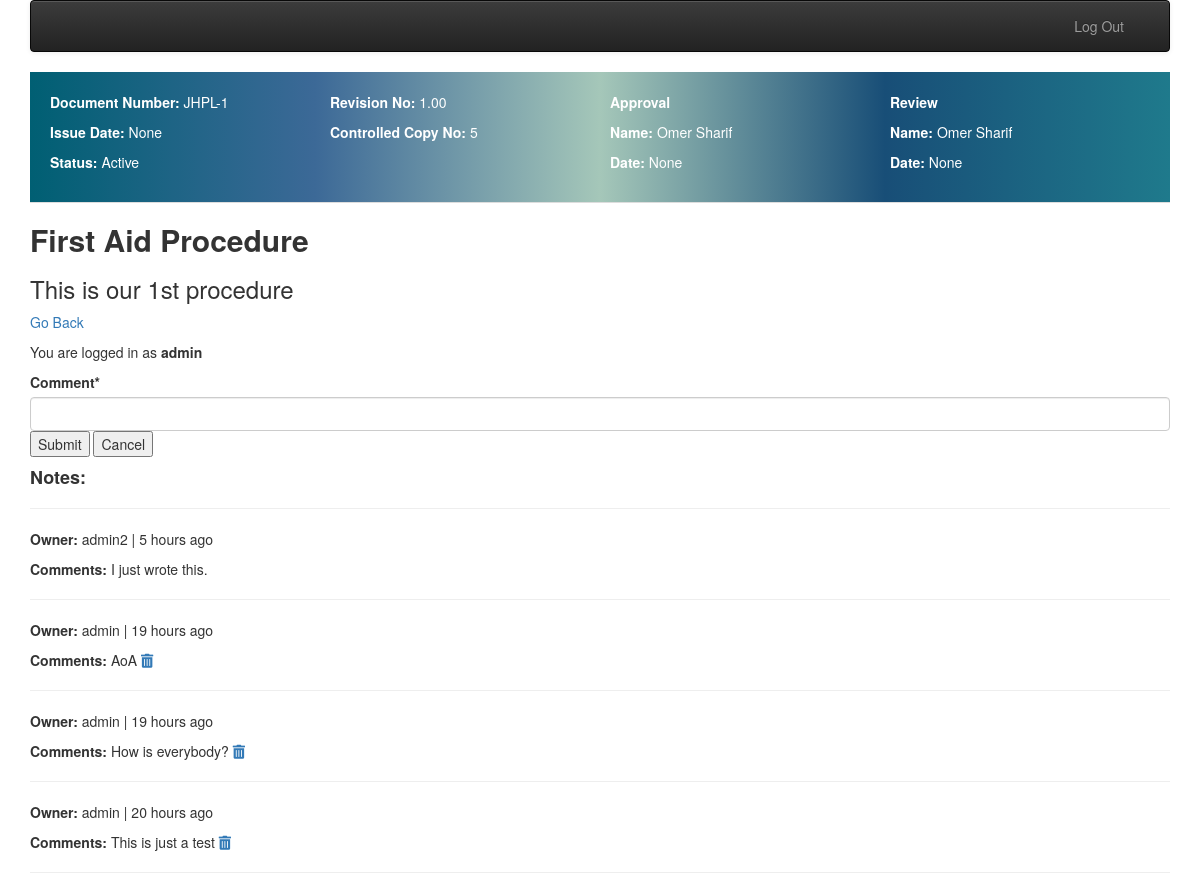
The app's page /jhpl-ims/procedures/1 (signed in, upper part), older data.
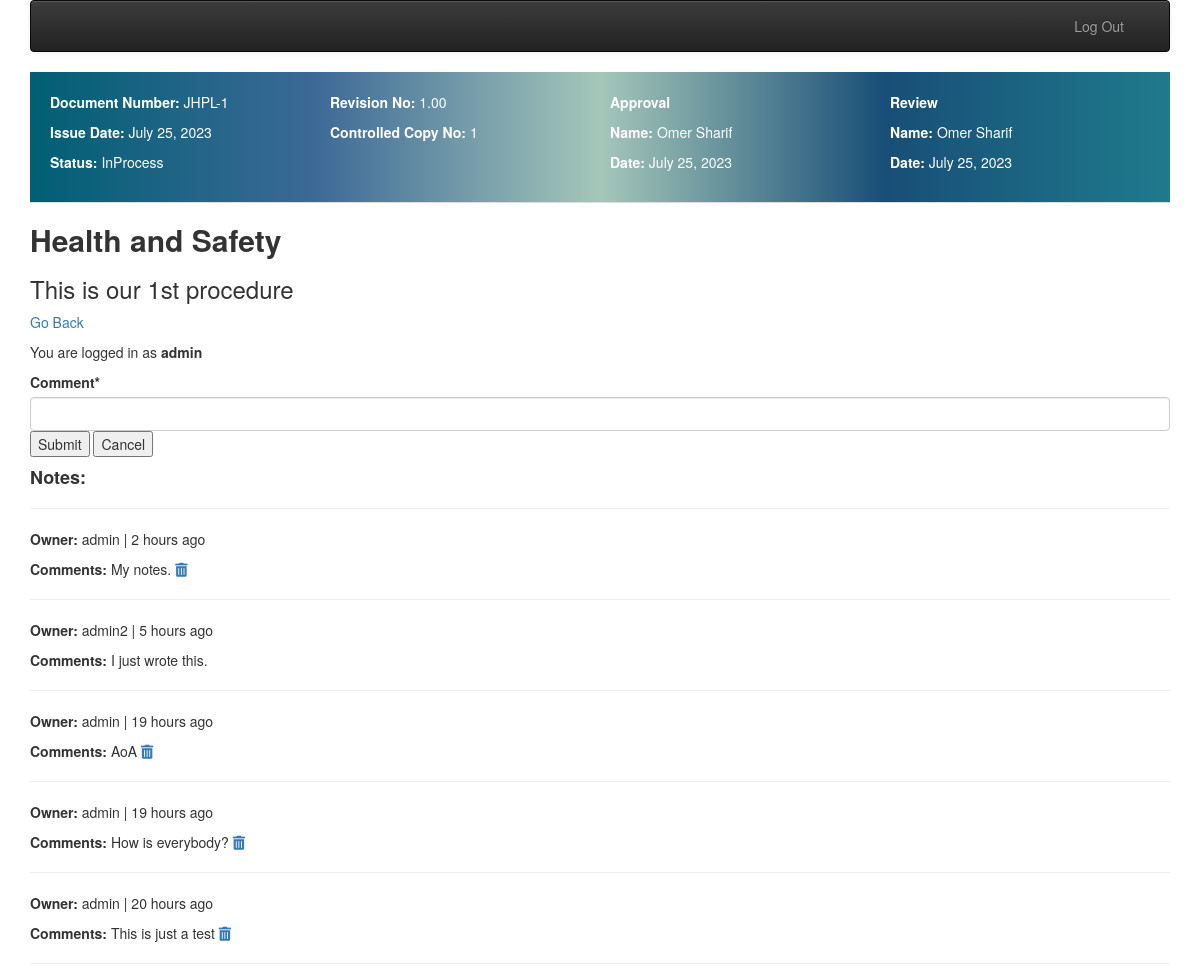
The same page, newer data.
### jhpl_ims/models.py (models this page shows, shortened)
class jhpl_ims_masterlist(models.Model):
    STATUS_SELECT = [
        ("Active", "Active"),
        ("Obsolete", "Obsolete"),
        ("InProcess", "InProcess"),
        ]
    ims_masterlist_id = models.AutoField(primary_key=True)
    owner = models.ForeignKey(settings.AUTH_USER_MODEL, on_delete=models.CASCADE)
    doc_num = models.CharField(max_length=200, null = False, blank= False)
    doc_title = models.CharField(max_length=200, null=True, blank=True)
    rev_num = models.DecimalField(max_digits=7, decimal_places=2, null=True)
    issue_date = models.DateField(null=True, blank=True)
    status = models.CharField(max_length=9, choices=STATUS_SELECT)
    reviewed_by = models.ForeignKey("doc_controller", on_delete=models.CASCADE, related_name="jhpl_reviewed_by",null= True,blank = True)
    reviewed_date = models.DateField(null=True, blank=True)
    approved_by = models.ForeignKey("doc_controller", on_delete=models.CASCADE, related_name="jhpl_approved_by",null= True,blank= True)
    approved_date = models.DateField(null=True, blank=True)
    control_copy_num = models.IntegerField(null=True, blank=True)
    created_at = models.DateTimeField(auto_now=True)
    updated_at = models.DateTimeField(auto_now=True)

class doc_controller(models.Model):
    doc_controller_id = models.AutoField(primary_key=True)
    owner = models.ForeignKey(settings.AUTH_USER_MODEL,on_delete=models.CASCADE)
    name = models.CharField(max_length=100, null=True, blank=True)
    created_at = models.DateTimeField(auto_now=True)
    updated_at = models.DateTimeField(auto_now=True)
    def __str__(self):
        return self.name

class notes(models.Model):
    notes_id = models.AutoField(primary_key=True)
    owner = models.ForeignKey(settings.AUTH_USER_MODEL, on_delete=models.CASCADE)
    large_text_body = models.TextField()
    jhpl_ims_masterlist_key = models.ForeignKey("jhpl_ims_masterlist", on_delete=models.CASCADE)
    created_at = models.DateTimeField(auto_now=True)
    updated_at = models.DateTimeField(auto_now=True)

### jhpl_ims/views.py (the view)
# urls.py: path('procedures/<int:pk>', views.procedures.as_view(), name='procedures'),
class procedures(LoginRequiredMixin, View):
    def get(self, request, pk):
        master_list = jhpl_ims_masterlist.objects.filter(ims_masterlist_id=pk)
        notes_list = notes.objects.filter(
            jhpl_ims_masterlist_key=pk).order_by('-updated_at')
        comment_form = CommentForm()
        ctx = {'master_list': master_list,
               'notes_list': notes_list, 'comment_form': comment_form}
        if pk == 1:
            return render(request, 'jhpl_ims/sop_one.html', ctx)
        elif pk == 2:
            return render(request, 'jhpl_ims/sop_two.html', ctx)
        elif pk == 3:
            return render(request, 'jhpl_ims/sop_three.html', ctx)
        elif pk == 4:
            return render(request, 'jhpl_ims/sop_four.html', ctx)
        elif pk == 5:
            return render(request, 'jhpl_ims/sop_five.html', ctx)

### jhpl_ims/forms.py
class CommentForm(forms.Form):
    comment = forms.CharField()

### jhpl_ims/templates/jhpl_ims/sop_one.html (shortened to what this page needs)
<!DOCTYPE html>
{% extends "base_menu.html" %} {% load crispy_forms_tags %}
{% load humanize %}
{% block content %}
{% if master_list %}
{% for master in master_list %}
<header class="header">
  <div class="header-item">
    <p><b>Document Number:</b> {{master.doc_num}} </p>
    <p><b>Issue Date:</b> {{master.issue_date}} </p>
    <p><b>Status:</b> {{master.status}} </p>
  </div>
  <div class="header-item">
    <p><b>Revision No: </b>{{master.rev_num}}</p>
    <p><b>Controlled Copy No:</b> {{master.control_copy_num}} </p>
  </div>
  <div class="header-item">
    <p><b>Approval</b></p>
    <p><b>Name:</b> {{master.approved_by}} </p>
    <p><b>Date:</b> {{master.approved_date}} </p>
  </div>
  <div class="header-item">
    <p><b>Review</b></p>
    <p><b>Name: </b> {{master.reviewed_by}} </p>
    <p><b> Date: </b> {{master.reviewed_date}} </p>
  </div>
</header>
<main>
  <h2><b>{{ master.doc_title }}</b></h2>
  <h3>This is our {{master.ims_masterlist_id}}st procedure</h3>
</main>
<p><a href="{% url 'jhpl_ims:index' %}">Go Back</a></p>
{% if user.is_authenticated %}
<p id="back"> You are logged in as <b>{{user.username}} </b>
<br clear="all"/>
<form method="post" action="{% url 'jhpl_ims:comment_create' master.ims_masterlist_id %}">
    {{ comment_form|crispy }}
<input type="submit" value="Submit">
<input type="submit" value="Cancel" onclick="window.location.href='{% url 'jhpl_ims:procedures' master.ims_masterlist_id %}';return false;">
</form>
</p>
{% endif %}
<h4><b>Notes: </b></h4>
<hr />
{% if notes_list%}
{% for comment in notes_list %}
<p><b>Owner: </b>{{comment.owner}} | {{comment.updated_at|naturaltime}} </p>
<p><b>Comments: </b>{{comment.large_text_body}}
{% if user == comment.owner %}
<a href="{% url 'jhpl_ims:comment_delete' comment.notes_id %}"><i class="fa fa-trash"></i></a>
</p>
{% endif %}
<hr />
{% endfor %}
{% endif %}
</p>
{% endfor %}
{% endif %}
{% endblock %}

Row changes from the older to the newer data that the page shows:
changed jhpl_ims_masterlist "JHPL-1": issue_date "None" → "July 25, 2023"; status "Active" → "InProcess"; control_copy_num "5" → "1"; approved_date "None" → "July 25, 2023"; reviewed_date "None" → "July 25, 2023"; doc_title "First Aid Procedure" → "Health and Safety"
added notes: owner "admin", updated_at "2 hours ago", large_text_body "My notes."
